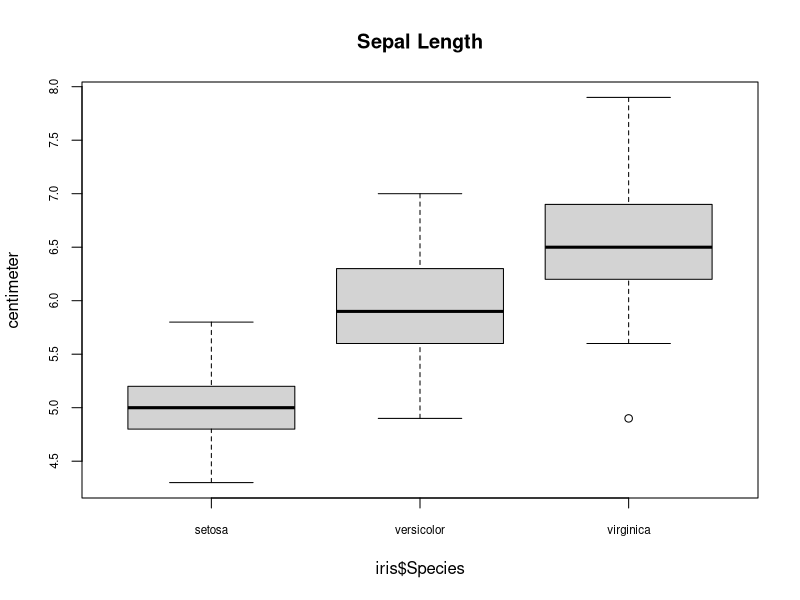
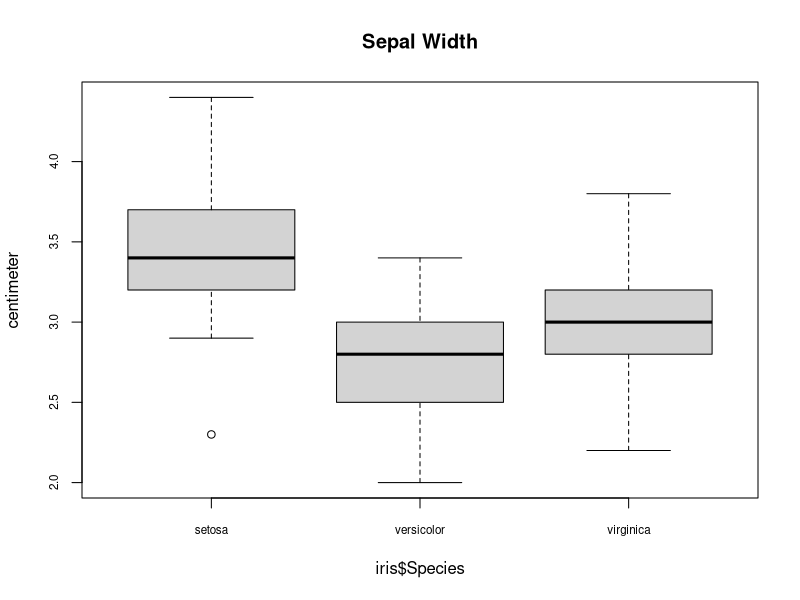
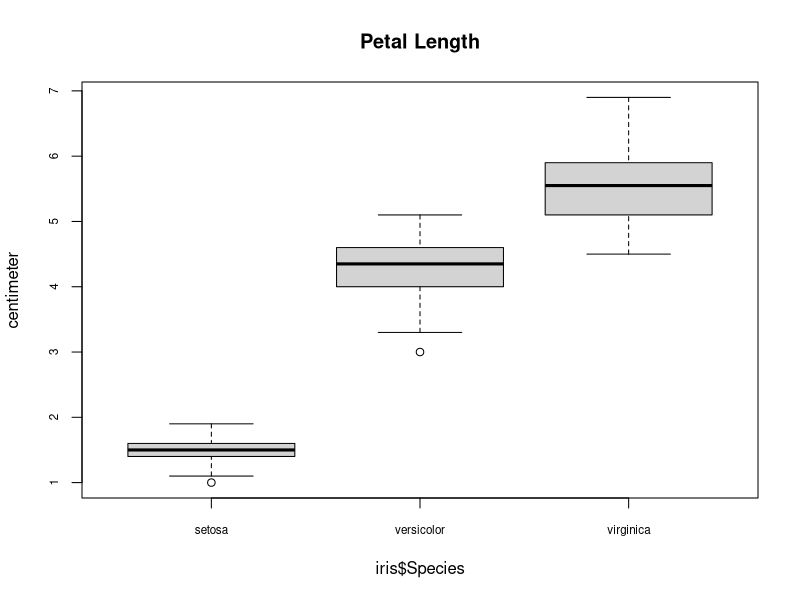
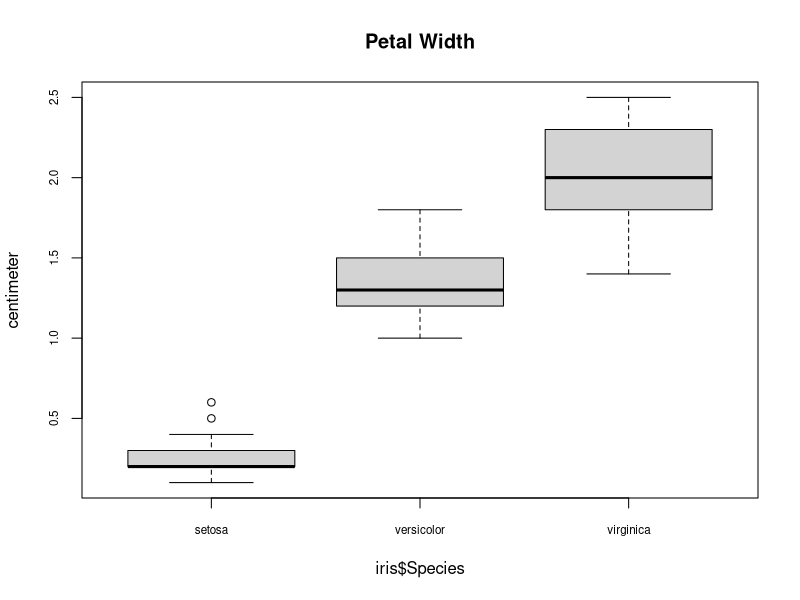

The R script that drew these images, in order:
#Below are all for Data Mining HW2 question 1
attach(iris)
names(iris) = c("Sepal.Length","Sepal.Width","Petal.Length","Petal.Width","Species")

#q1-1
apply(iris[1:4], MARGIN=2, mean)
apply(iris[1:4], MARGIN=2, sd)

#q1-2
tapply(iris$Sepal.Length, iris$Species, mean)
tapply(iris$Sepal.Width, iris$Species, mean)
tapply(iris$Petal.Length, iris$Species, mean)
tapply(iris$Petal.Width, iris$Species, mean)
tapply(iris$Sepal.Length, iris$Species, sd)
tapply(iris$Sepal.Width, iris$Species, sd)
tapply(iris$Petal.Length, iris$Species, sd)
tapply(iris$Petal.Width, iris$Species, sd)

#q1-3
boxplot(iris$Sepal.Length~iris$Species, cex.axis=0.7, ylab="centimeter", main="Sepal Length")
boxplot(iris$Sepal.Width~iris$Species, cex.axis=0.7, ylab="centimeter", main="Sepal Width")
boxplot(iris$Petal.Length~iris$Species, cex.axis=0.7, ylab="centimeter", main="Petal Length")
boxplot(iris$Petal.Width~iris$Species, cex.axis=0.7, ylab="centimeter", main="Petal Width")